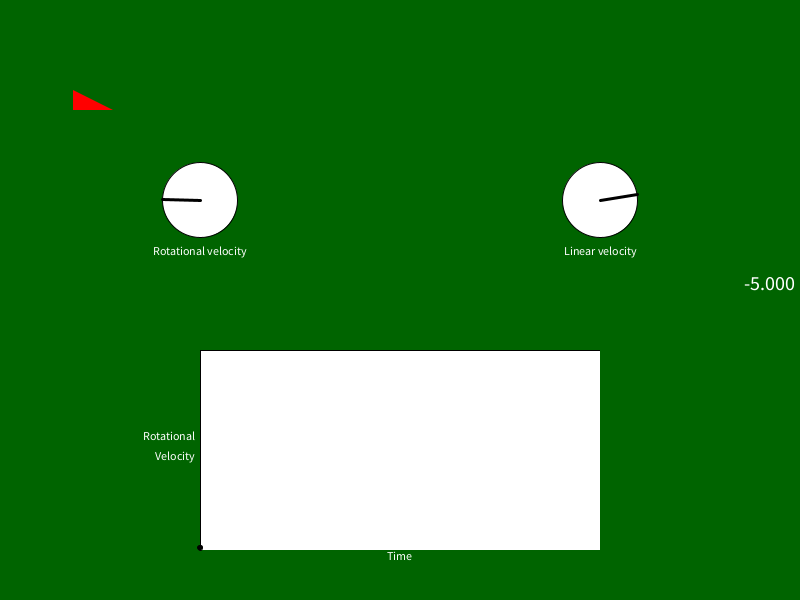
Frame 1 (no input)
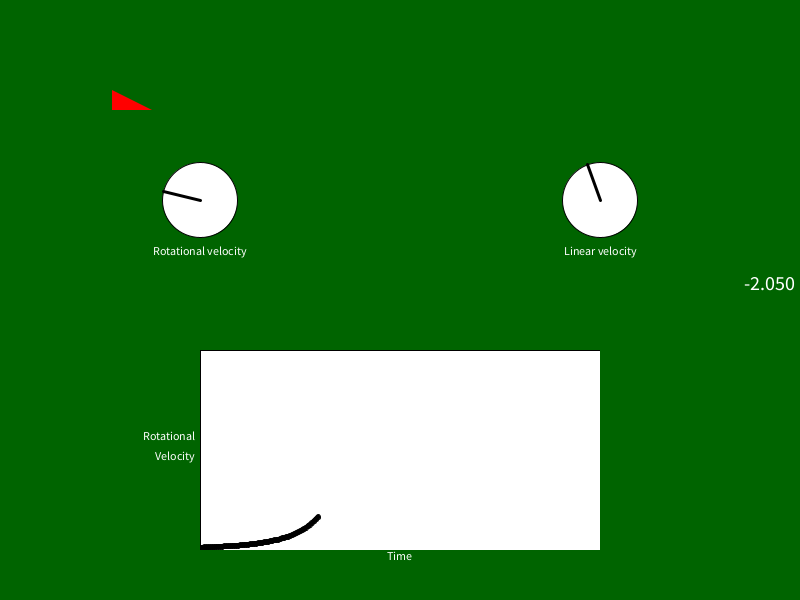
Frame 60 (the mouse pressed at the canvas centre just before this capture)
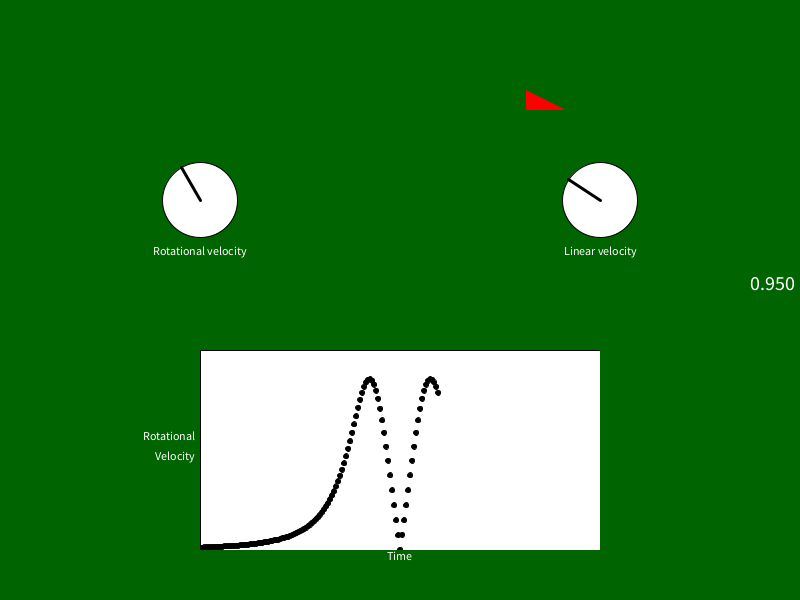
Frame 120 (the mouse held since frame 60 and released just before this capture)

The Processing sketch that drew these frames (run headless with seeded random() and noise(); from frame 60 on, the mouse is pressed at the canvas centre):

// Processing sketch: Car_at_constant_acceleration
// ── Car_at_constant_acceleration.pde
int a = 20;
int r = 10;
float time = -5;

float speed(float t) {
  float frac;
  frac = (0.5*a*sq(t))/r;
  float mult;
  mult = (a*t)/r;
  float dtheta;
  dtheta = (1/(1+sq(frac)))*mult;
  return abs(dtheta);
}


float position(float t) {
  float theta;
  theta = atan((0.5*a*sq(t))/r);
  float newx;
  if (t<0) {
    newx = theta*(-200)+400;
  } else {
    newx = theta*(200)+400;
  }
  return newx;
}

void setup()
{
  size (800,600);
  smooth();
  stroke(0);
  fill(255);
  strokeWeight(1);
  rect(200, 350, 400, 200);
}

void draw()
{ noStroke();
  fill(0,100,0);
  rect(0,0,200,600);
  rect(0,0,800,350);
  rect(200,550,400,50);
  rect(600,0,200,600);
  
  
  strokeWeight(1);
  stroke(0);
  int XPos;
  XPos = int(position(time));
  fill(255,0,0);
  noStroke();
  triangle(XPos-20, 90, XPos-20, 110, XPos+20, 110);
  
  fill(255,255,255);
  stroke(0);
  ellipse(200,200,75,75);
  float dt;
  dt = abs(speed(time));
  strokeWeight(3);
  line(200,200,200-37.5*cos(dt),200-37.5*sin(dt));
  
  strokeWeight(1);
  fill(255,255,255);
  stroke(0);
  ellipse(600,200,75,75);
  strokeWeight(3);
  line(600,200,600-37.5*cos(0.03*a*abs(time)),200-37.5*sin(0.03*a*abs(time)));
  
  textSize(20);
  fill(255);
  textAlign(RIGHT);
  text(time, 795, 290);
  
  textSize(12);
  fill(255);
  textAlign(CENTER);
  text("Rotational velocity", 200, 255);
  
  textSize(12);
  fill(255);
  textAlign(CENTER);
  text("Linear velocity", 600, 255);
  
  strokeWeight(1);
  stroke(0);
  fill(0);
  ellipse(400+time*40,550-dt*150, 5, 5); 
  
  textSize(12);
  fill(255);
  textAlign(CENTER);
  text("Time", 400, 560);
  
  textSize(12);
  fill(255);
  textAlign(RIGHT);
  text("Rotational", 195, 440);
  text("Velocity", 195, 460);
  
  
  time = time + 0.05;
  if (time>5.01) {
    noLoop(); 
  }
  
}
